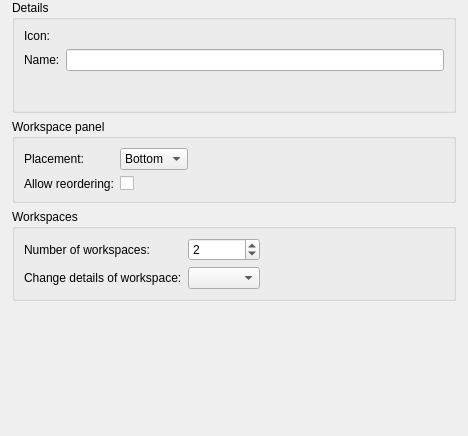
<?xml version="1.0" encoding="UTF-8"?>
<ui version="4.0">
 <class>Core::Internal::WorkspaceSettings</class>
 <widget class="QWidget" name="Core::Internal::WorkspaceSettings">
  <property name="geometry">
   <rect>
    <x>0</x>
    <y>0</y>
    <width>468</width>
    <height>436</height>
   </rect>
  </property>
  <property name="sizePolicy">
   <sizepolicy hsizetype="Preferred" vsizetype="Preferred">
    <horstretch>0</horstretch>
    <verstretch>0</verstretch>
   </sizepolicy>
  </property>
  <property name="windowTitle">
   <string>Form</string>
  </property>
  <layout class="QVBoxLayout" name="verticalLayout_2">
   <property name="leftMargin">
    <number>12</number>
   </property>
   <property name="topMargin">
    <number>0</number>
   </property>
   <property name="rightMargin">
    <number>12</number>
   </property>
   <property name="bottomMargin">
    <number>0</number>
   </property>
   <item>
    <widget class="QScrollArea" name="scrollArea">
     <property name="frameShape">
      <enum>QFrame::NoFrame</enum>
     </property>
     <property name="frameShadow">
      <enum>QFrame::Plain</enum>
     </property>
     <property name="widgetResizable">
      <bool>true</bool>
     </property>
     <widget class="QWidget" name="scrollAreaWidgetContents">
      <property name="geometry">
       <rect>
        <x>0</x>
        <y>0</y>
        <width>444</width>
        <height>436</height>
       </rect>
      </property>
      <layout class="QVBoxLayout" name="verticalLayout">
       <property name="margin">
        <number>0</number>
       </property>
       <item>
        <widget class="QGroupBox" name="groupBox_2">
         <property name="sizePolicy">
          <sizepolicy hsizetype="Preferred" vsizetype="Preferred">
           <horstretch>0</horstretch>
           <verstretch>0</verstretch>
          </sizepolicy>
         </property>
         <property name="title">
          <string>Details</string>
         </property>
         <layout class="QGridLayout" name="gridLayout">
          <item row="2" column="0">
           <widget class="QLabel" name="label_2">
            <property name="text">
             <string>Icon:</string>
            </property>
           </widget>
          </item>
          <item row="2" column="1">
           <widget class="Utils::PathChooser" name="iconPathChooser" native="true"/>
          </item>
          <item row="3" column="1">
           <widget class="QLineEdit" name="nameEdit"/>
          </item>
          <item row="3" column="0">
           <widget class="QLabel" name="label_3">
            <property name="text">
             <string>Name:</string>
            </property>
           </widget>
          </item>
          <item row="5" column="1">
           <spacer name="verticalSpacer_2">
            <property name="orientation">
             <enum>Qt::Vertical</enum>
            </property>
            <property name="sizeType">
             <enum>QSizePolicy::Fixed</enum>
            </property>
            <property name="sizeHint" stdset="0">
             <size>
              <width>20</width>
              <height>10</height>
             </size>
            </property>
           </spacer>
          </item>
          <item row="6" column="1">
           <widget class="QLabel" name="label_4">
            <property name="toolTip">
             <string>&lt;!DOCTYPE HTML PUBLIC &quot;-//W3C//DTD HTML 4.0//EN&quot; &quot;http://www.w3.org/TR/REC-html40/strict.dtd&quot;&gt;
&lt;html&gt;&lt;head&gt;&lt;meta name=&quot;qrichtext&quot; content=&quot;1&quot; /&gt;&lt;style type=&quot;text/css&quot;&gt;
p, li { white-space: pre-wrap; }
&lt;/style&gt;&lt;/head&gt;&lt;body style=&quot; font-family:'Sans'; font-size:8pt; font-weight:400; font-style:normal;&quot;&gt;
&lt;p style=&quot; margin-top:0px; margin-bottom:0px; margin-left:0px; margin-right:0px; -qt-block-indent:0; text-indent:0px;&quot;&gt;&lt;span style=&quot; font-weight:600;&quot;&gt;Note:&lt;/span&gt; A restart is needed for changes to number of workspaces to take effect.&lt;/p&gt;&lt;/body&gt;&lt;/html&gt;</string>
            </property>
            <property name="text">
             <string/>
            </property>
           </widget>
          </item>
         </layout>
        </widget>
       </item>
       <item>
        <widget class="QGroupBox" name="groupBox_3">
         <property name="title">
          <string>Workspace panel</string>
         </property>
         <layout class="QGridLayout" name="gridLayout_3">
          <item row="0" column="0">
           <widget class="QLabel" name="label_6">
            <property name="text">
             <string>Placement:</string>
            </property>
           </widget>
          </item>
          <item row="0" column="1">
           <layout class="QHBoxLayout" name="horizontalLayout_2">
            <item>
             <widget class="QComboBox" name="comboBoxTabBarPlacement">
              <property name="currentIndex">
               <number>1</number>
              </property>
              <item>
               <property name="text">
                <string>Top</string>
               </property>
              </item>
              <item>
               <property name="text">
                <string>Bottom</string>
               </property>
              </item>
             </widget>
            </item>
            <item>
             <spacer name="horizontalSpacer_3">
              <property name="orientation">
               <enum>Qt::Horizontal</enum>
              </property>
              <property name="sizeHint" stdset="0">
               <size>
                <width>40</width>
                <height>20</height>
               </size>
              </property>
             </spacer>
            </item>
           </layout>
          </item>
          <item row="1" column="0">
           <widget class="QLabel" name="label_7">
            <property name="text">
             <string>Allow reordering:</string>
            </property>
           </widget>
          </item>
          <item row="1" column="1">
           <widget class="QCheckBox" name="checkBoxAllowTabMovement">
            <property name="text">
             <string/>
            </property>
           </widget>
          </item>
         </layout>
        </widget>
       </item>
       <item>
        <widget class="QGroupBox" name="groupBox">
         <property name="sizePolicy">
          <sizepolicy hsizetype="Preferred" vsizetype="Preferred">
           <horstretch>0</horstretch>
           <verstretch>0</verstretch>
          </sizepolicy>
         </property>
         <property name="title">
          <string>Workspaces</string>
         </property>
         <layout class="QGridLayout" name="gridLayout_2">
          <item row="0" column="0">
           <widget class="QLabel" name="label">
            <property name="text">
             <string>Number of workspaces:</string>
            </property>
           </widget>
          </item>
          <item row="0" column="4">
           <spacer name="horizontalSpacer_2">
            <property name="orientation">
             <enum>Qt::Horizontal</enum>
            </property>
            <property name="sizeHint" stdset="0">
             <size>
              <width>0</width>
              <height>20</height>
             </size>
            </property>
           </spacer>
          </item>
          <item row="2" column="0">
           <widget class="QLabel" name="label_5">
            <property name="text">
             <string>Change details of workspace:</string>
            </property>
           </widget>
          </item>
          <item row="2" column="2">
           <widget class="QComboBox" name="workspaceComboBox"/>
          </item>
          <item row="0" column="2">
           <widget class="QSpinBox" name="numberOfWorkspacesSpinBox">
            <property name="sizePolicy">
             <sizepolicy hsizetype="Preferred" vsizetype="Fixed">
              <horstretch>0</horstretch>
              <verstretch>0</verstretch>
             </sizepolicy>
            </property>
            <property name="minimum">
             <number>1</number>
            </property>
            <property name="maximum">
             <number>10</number>
            </property>
            <property name="value">
             <number>2</number>
            </property>
           </widget>
          </item>
         </layout>
        </widget>
       </item>
       <item>
        <spacer name="verticalSpacer">
         <property name="orientation">
          <enum>Qt::Vertical</enum>
         </property>
         <property name="sizeHint" stdset="0">
          <size>
           <width>20</width>
           <height>40</height>
          </size>
         </property>
        </spacer>
       </item>
      </layout>
     </widget>
    </widget>
   </item>
  </layout>
 </widget>
 <customwidgets>
  <customwidget>
   <class>Utils::PathChooser</class>
   <extends>QWidget</extends>
   <header>utils/pathchooser.h</header>
   <container>1</container>
  </customwidget>
 </customwidgets>
 <resources/>
 <connections/>
</ui>
